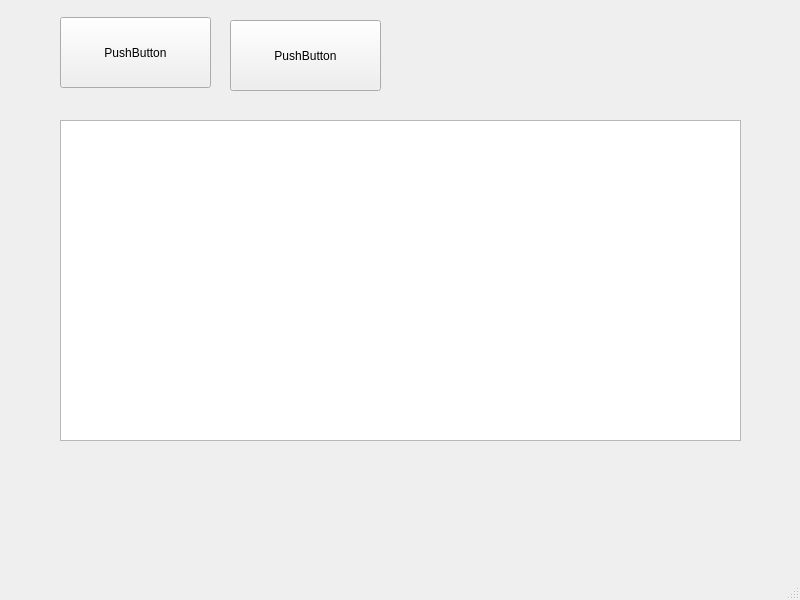
<?xml version="1.0" encoding="UTF-8"?>
<ui version="4.0">
 <class>MainWindow</class>
 <widget class="QMainWindow" name="MainWindow">
  <property name="geometry">
   <rect>
    <x>0</x>
    <y>0</y>
    <width>800</width>
    <height>600</height>
   </rect>
  </property>
  <property name="windowTitle">
   <string>MainWindow</string>
  </property>
  <widget class="QWidget" name="centralwidget">
   <widget class="QPushButton" name="pushButton_1">
    <property name="geometry">
     <rect>
      <x>60</x>
      <y>17</y>
      <width>151</width>
      <height>71</height>
     </rect>
    </property>
    <property name="text">
     <string>PushButton</string>
    </property>
   </widget>
   <widget class="QPushButton" name="pushButton_2">
    <property name="geometry">
     <rect>
      <x>230</x>
      <y>20</y>
      <width>151</width>
      <height>71</height>
     </rect>
    </property>
    <property name="text">
     <string>PushButton</string>
    </property>
   </widget>
   <widget class="QTextBrowser" name="textBrowser">
    <property name="geometry">
     <rect>
      <x>60</x>
      <y>120</y>
      <width>681</width>
      <height>321</height>
     </rect>
    </property>
    <property name="frameShadow">
     <enum>QFrame::Sunken</enum>
    </property>
    <property name="autoFormatting">
     <set>QTextEdit::AutoNone</set>
    </property>
   </widget>
  </widget>
  <widget class="QMenuBar" name="menubar">
   <property name="geometry">
    <rect>
     <x>0</x>
     <y>0</y>
     <width>800</width>
     <height>26</height>
    </rect>
   </property>
  </widget>
  <widget class="QStatusBar" name="statusbar"/>
 </widget>
 <resources/>
 <connections/>
</ui>
